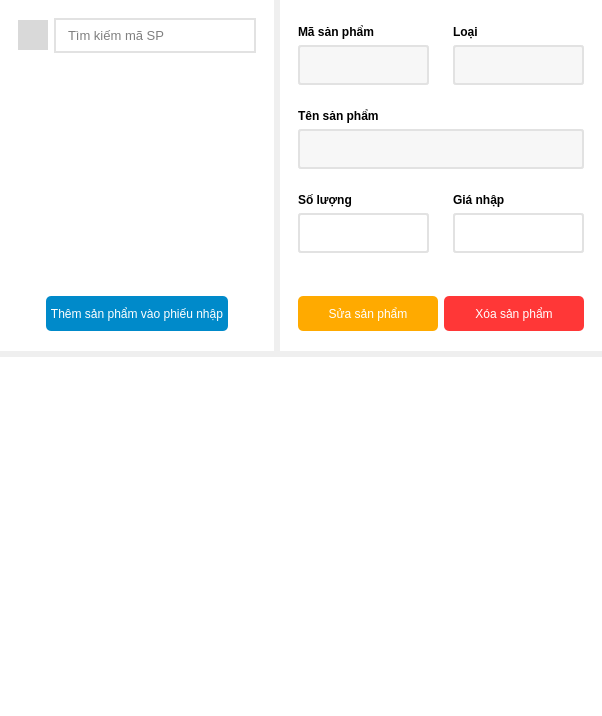
                  <widget class="QFrame" name="frame_33">
                   <property name="sizePolicy">
                    <sizepolicy hsizetype="Expanding" vsizetype="Preferred">
                     <horstretch>0</horstretch>
                     <verstretch>0</verstretch>
                    </sizepolicy>
                   </property>
                   <property name="styleSheet">
                    <string notr="true">border:none;</string>
                   </property>
                   <property name="frameShape">
                    <enum>QFrame::StyledPanel</enum>
                   </property>
                   <property name="frameShadow">
                    <enum>QFrame::Raised</enum>
                   </property>
                   <layout class="QVBoxLayout" name="verticalLayout_10">
                    <property name="leftMargin">
                     <number>0</number>
                    </property>
                    <property name="topMargin">
                     <number>0</number>
                    </property>
                    <property name="rightMargin">
                     <number>0</number>
                    </property>
                    <property name="bottomMargin">
                     <number>0</number>
                    </property>
                    <item alignment="Qt::AlignTop">
                     <widget class="QFrame" name="frame_35">
                      <property name="sizePolicy">
                       <sizepolicy hsizetype="Preferred" vsizetype="Expanding">
                        <horstretch>0</horstretch>
                        <verstretch>0</verstretch>
                       </sizepolicy>
                      </property>
                      <property name="minimumSize">
                       <size>
                        <width>0</width>
                        <height>2</height>
                       </size>
                      </property>
                      <property name="maximumSize">
                       <size>
                        <width>16777215</width>
                        <height>16777215</height>
                       </size>
                      </property>
                      <property name="frameShape">
                       <enum>QFrame::StyledPanel</enum>
                      </property>
                      <property name="frameShadow">
                       <enum>QFrame::Raised</enum>
                      </property>
                      <layout class="QHBoxLayout" name="horizontalLayout_30">
                       <property name="leftMargin">
                        <number>0</number>
                       </property>
                       <property name="topMargin">
                        <number>0</number>
                       </property>
                       <property name="rightMargin">
                        <number>0</number>
                       </property>
                       <property name="bottomMargin">
                        <number>0</number>
                       </property>
                       <item>
                        <widget class="QFrame" name="frame_37">
                         <property name="styleSheet">
                          <string notr="true">background-color: rgb(255, 255, 255);</string>
                         </property>
                         <property name="frameShape">
                          <enum>QFrame::StyledPanel</enum>
                         </property>
                         <property name="frameShadow">
                          <enum>QFrame::Raised</enum>
                         </property>
                         <layout class="QVBoxLayout" name="verticalLayout_12">
                          <property name="spacing">
                           <number>11</number>
                          </property>
                          <property name="bottomMargin">
                           <number>0</number>
                          </property>
                          <item>
                           <widget class="QFrame" name="frame_39">
                            <property name="styleSheet">
                             <string notr="true">border:none;</string>
                            </property>
                            <property name="frameShape">
                             <enum>QFrame::StyledPanel</enum>
                            </property>
                            <property name="frameShadow">
                             <enum>QFrame::Raised</enum>
                            </property>
                            <layout class="QHBoxLayout" name="horizontalLayout_31">
                             <item>
                              <widget class="QToolButton" name="search_product_import">
                               <property name="minimumSize">
                                <size>
                                 <width>30</width>
                                 <height>30</height>
                                </size>
                               </property>
                               <property name="cursor">
                                <cursorShape>PointingHandCursor</cursorShape>
                               </property>
                               <property name="styleSheet">
                                <string notr="true">#search_product_import{
background-color: rgb(217, 217, 217);
}
#search_product_import::hover{
background-color: rgb(200, 200, 200);
}</string>
                               </property>
                               <property name="icon">
                                <iconset resource="../../../resources/resources.qrc">
                                 <normaloff>:/UI/icons/search.svg</normaloff>:/UI/icons/search.svg</iconset>
                               </property>
                              </widget>
                             </item>
                             <item>
                              <widget class="QLineEdit" name="search_import_invoice_2">
                               <property name="minimumSize">
                                <size>
                                 <width>0</width>
                                 <height>35</height>
                                </size>
                               </property>
                               <property name="font">
                                <font>
                                 <pointsize>10</pointsize>
                                </font>
                               </property>
                               <property name="styleSheet">
                                <string notr="true">border: 2px solid rgb(226, 226, 226);    
padding-left: 10px;

</string>
                               </property>
                               <property name="text">
                                <string/>
                               </property>
                               <property name="placeholderText">
                                <string>Tìm kiếm mã SP</string>
                               </property>
                              </widget>
                             </item>
                            </layout>
                           </widget>
                          </item>
                          <item>
                           <widget class="QTableWidget" name="product_tableWidget_3">
                            <property name="styleSheet">
                             <string notr="true">QTableWidget {
    font: 13px &quot;Segoe UI&quot;;
	border:none;
}

QHeaderView::section {
    background-color: #2980b9;
    color: white;
    padding: 6px;
	border: 1px solid rgb(191, 191, 191);
    font-weight: bold;
}

QTableWidget::item {
    padding: 6px;
    border: none;
}

QTableWidget::item:selected {
    background-color: #cce5ff;
	border: 1px solid #2980b9;
    color: black;

}


QTableWidget QScrollBar:vertical {
    background: #f0f0f0;
    width: 10px;
    margin: 0px 0px 0px 0px;
    border: none;
    border-radius: 5px;
}

QTableWidget QScrollBar::handle:vertical {
    background: #7aa5d2;
    min-height: 30px;
    border-radius: 5px;
}

QTableWidget QScrollBar::handle:vertical:hover {
    background: #5a92c4;
}

QTableWidget QScrollBar::add-line:vertical, 
QTableWidget QScrollBar::sub-line:vertical {
    background: none;
    height: 0px;
}

QTableWidget QScrollBar::add-page:vertical, 
QTableWidget QScrollBar::sub-page:vertical {
    background: none;
}
</string>
                            </property>
                           </widget>
                          </item>
                          <item>
                           <widget class="QFrame" name="frame_48">
                            <property name="frameShape">
                             <enum>QFrame::StyledPanel</enum>
                            </property>
                            <property name="frameShadow">
                             <enum>QFrame::Raised</enum>
                            </property>
                            <layout class="QHBoxLayout" name="horizontalLayout_35">
                             <property name="topMargin">
                              <number>20</number>
                             </property>
                             <property name="bottomMargin">
                              <number>20</number>
                             </property>
                             <item>
                              <widget class="QToolButton" name="add_product_import">
                               <property name="minimumSize">
                                <size>
                                 <width>0</width>
                                 <height>35</height>
                                </size>
                               </property>
                               <property name="styleSheet">
                                <string notr="true">#add_product_import{
	background-color: rgb(0, 138, 202);
	color: rgb(255, 255, 255);
	font: 15px &quot;Segoe UI&quot;;
	border-radius:5px;
}
#add_product_import::hover{
	
	
	background-color: rgb(0, 85, 127);
}</string>
                               </property>
                               <property name="text">
                                <string>Thêm sản phẩm vào phiếu nhập</string>
                               </property>
                              </widget>
                             </item>
                            </layout>
                           </widget>
                          </item>
                         </layout>
                        </widget>
                       </item>
                       <item>
                        <widget class="QFrame" name="frame_38">
                         <property name="styleSheet">
                          <string notr="true">background-color: rgb(255, 255, 255);</string>
                         </property>
                         <property name="frameShape">
                          <enum>QFrame::StyledPanel</enum>
                         </property>
                         <property name="frameShadow">
                          <enum>QFrame::Raised</enum>
                         </property>
                         <layout class="QVBoxLayout" name="verticalLayout_11">
                          <property name="bottomMargin">
                           <number>0</number>
                          </property>
                          <item alignment="Qt::AlignTop">
                           <widget class="QFrame" name="frame_41">
                            <property name="frameShape">
                             <enum>QFrame::StyledPanel</enum>
                            </property>
                            <property name="frameShadow">
                             <enum>QFrame::Raised</enum>
                            </property>
                            <layout class="QVBoxLayout" name="verticalLayout_37">
                             <property name="leftMargin">
                              <number>0</number>
                             </property>
                             <property name="topMargin">
                              <number>0</number>
                             </property>
                             <property name="rightMargin">
                              <number>0</number>
                             </property>
                             <property name="bottomMargin">
                              <number>0</number>
                             </property>
                             <item>
                              <widget class="QFrame" name="frame_60">
                               <property name="frameShape">
                                <enum>QFrame::StyledPanel</enum>
                               </property>
                               <property name="frameShadow">
                                <enum>QFrame::Raised</enum>
                               </property>
                               <layout class="QHBoxLayout" name="horizontalLayout_41">
                                <property name="leftMargin">
                                 <number>0</number>
                                </property>
                                <property name="topMargin">
                                 <number>7</number>
                                </property>
                                <property name="rightMargin">
                                 <number>0</number>
                                </property>
                                <property name="bottomMargin">
                                 <number>0</number>
                                </property>
                                <item>
                                 <widget class="QFrame" name="frame_61">
                                  <property name="frameShape">
                                   <enum>QFrame::StyledPanel</enum>
                                  </property>
                                  <property name="frameShadow">
                                   <enum>QFrame::Raised</enum>
                                  </property>
                                  <layout class="QVBoxLayout" name="verticalLayout_35">
                                   <item>
                                    <widget class="QLabel" name="label_35">
                                     <property name="font">
                                      <font>
                                       <pointsize>9</pointsize>
                                       <weight>75</weight>
                                       <bold>true</bold>
                                      </font>
                                     </property>
                                     <property name="text">
                                      <string>Mã sản phẩm</string>
                                     </property>
                                    </widget>
                                   </item>
                                   <item>
                                    <widget class="QLineEdit" name="product_id_import">
                                     <property name="minimumSize">
                                      <size>
                                       <width>0</width>
                                       <height>40</height>
                                      </size>
                                     </property>
                                     <property name="font">
                                      <font>
                                       <family>Segoe UI</family>
                                       <pointsize>-1</pointsize>
                                       <weight>50</weight>
                                       <italic>false</italic>
                                       <bold>false</bold>
                                      </font>
                                     </property>
                                     <property name="styleSheet">
                                      <string notr="true">#product_id_import{
	border: 2px solid rgb(226, 226, 226);
	border-radius:3px;
	font: 16px &quot;Segoe UI&quot;;
background-color: rgb(247, 247, 247);
}
#product_id_import:focus{
	border: 2px solid rgb(0, 170, 255);        
    background: #ffffff;  
}</string>
                                     </property>
                                    </widget>
                                   </item>
                                  </layout>
                                 </widget>
                                </item>
                                <item>
                                 <widget class="QFrame" name="frame_62">
                                  <property name="frameShape">
                                   <enum>QFrame::StyledPanel</enum>
                                  </property>
                                  <property name="frameShadow">
                                   <enum>QFrame::Raised</enum>
                                  </property>
                                  <layout class="QVBoxLayout" name="verticalLayout_36">
                                   <item>
                                    <widget class="QLabel" name="label_36">
                                     <property name="font">
                                      <font>
                                       <pointsize>9</pointsize>
                                       <weight>75</weight>
                                       <bold>true</bold>
                                      </font>
                                     </property>
                                     <property name="text">
                                      <string>Loại</string>
                                     </property>
                                    </widget>
                                   </item>
                                   <item>
                                    <widget class="QLineEdit" name="type_import">
                                     <property name="minimumSize">
                                      <size>
                                       <width>0</width>
                                       <height>40</height>
                                      </size>
                                     </property>
                                     <property name="font">
                                      <font>
                                       <family>Segoe UI</family>
                                       <pointsize>-1</pointsize>
                                       <weight>50</weight>
                                       <italic>false</italic>
                                       <bold>false</bold>
                                      </font>
                                     </property>
                                     <property name="styleSheet">
                                      <string notr="true">#type_import{
	border: 2px solid rgb(226, 226, 226);
	border-radius:3px;
	font: 16px &quot;Segoe UI&quot;;
background-color: rgb(247, 247, 247);
}
#type_import:focus{
	border: 2px solid rgb(0, 170, 255);        
    background: #ffffff;  
}</string>
                                     </property>
                                    </widget>
                                   </item>
                                  </layout>
                                 </widget>
                                </item>
                               </layout>
                              </widget>
                             </item>
                             <item>
                              <widget class="QFrame" name="frame_55">
                               <property name="frameShape">
                                <enum>QFrame::StyledPanel</enum>
                               </property>
                               <property name="frameShadow">
                                <enum>QFrame::Raised</enum>
                               </property>
                               <layout class="QVBoxLayout" name="verticalLayout_33">
                                <item>
                                 <widget class="QLabel" name="label_33">
                                  <property name="font">
                                   <font>
                                    <pointsize>9</pointsize>
                                    <weight>75</weight>
                                    <bold>true</bold>
                                   </font>
                                  </property>
                                  <property name="text">
                                   <string>Tên sản phẩm</string>
                                  </property>
                                 </widget>
                                </item>
                                <item>
                                 <widget class="QLineEdit" name="name_import">
                                  <property name="minimumSize">
                                   <size>
                                    <width>0</width>
                                    <height>40</height>
                                   </size>
                                  </property>
                                  <property name="font">
                                   <font>
                                    <family>Segoe UI</family>
                                    <pointsize>-1</pointsize>
                                    <weight>50</weight>
                                    <italic>false</italic>
                                    <bold>false</bold>
                                   </font>
                                  </property>
                                  <property name="styleSheet">
                                   <string notr="true">#name_import{
	border: 2px solid rgb(226, 226, 226);
	border-radius:3px;
	font: 16px &quot;Segoe UI&quot;;
	background-color: rgb(247, 247, 247);
}
#name_impor:focus{
	border: 2px solid rgb(0, 170, 255);        
    background: #ffffff;  
}</string>
                                  </property>
                                 </widget>
                                </item>
                               </layout>
                              </widget>
                             </item>
                             <item>
                              <widget class="QFrame" name="frame_42">
                               <property name="frameShape">
                                <enum>QFrame::StyledPanel</enum>
                               </property>
                               <property name="frameShadow">
                                <enum>QFrame::Raised</enum>
                               </property>
                               <layout class="QHBoxLayout" name="horizontalLayout_38">
                                <property name="leftMargin">
                                 <number>0</number>
                                </property>
                                <property name="topMargin">
                                 <number>0</number>
                                </property>
                                <property name="rightMargin">
                                 <number>0</number>
                                </property>
                                <item>
                                 <widget class="QFrame" name="frame_47">
                                  <property name="frameShape">
                                   <enum>QFrame::StyledPanel</enum>
                                  </property>
                                  <property name="frameShadow">
                                   <enum>QFrame::Raised</enum>
                                  </property>
                                  <layout class="QVBoxLayout" name="verticalLayout_27">
                                   <item>
                                    <widget class="QLabel" name="label_27">
                                     <property name="font">
                                      <font>
                                       <pointsize>9</pointsize>
                                       <weight>75</weight>
                                       <bold>true</bold>
                                      </font>
                                     </property>
                                     <property name="text">
                                      <string>Số lượng</string>
                                     </property>
                                    </widget>
                                   </item>
                                   <item>
                                    <widget class="QLineEdit" name="quantity_import">
                                     <property name="minimumSize">
                                      <size>
                                       <width>0</width>
                                       <height>40</height>
                                      </size>
                                     </property>
                                     <property name="font">
                                      <font>
                                       <family>Segoe UI</family>
                                       <pointsize>-1</pointsize>
                                       <weight>50</weight>
                                       <italic>false</italic>
                                       <bold>false</bold>
                                      </font>
                                     </property>
                                     <property name="styleSheet">
                                      <string notr="true">#quantity_import{
	border: 2px solid rgb(226, 226, 226);
	border-radius:3px;
	font: 16px &quot;Segoe UI&quot;;
}
#quantity_import:focus{
	border: 2px solid rgb(0, 170, 255);        
    background: #ffffff;  
}</string>
                                     </property>
                                    </widget>
                                   </item>
                                  </layout>
                                 </widget>
                                </item>
                                <item>
                                 <widget class="QFrame" name="frame_54">
                                  <property name="frameShape">
                                   <enum>QFrame::StyledPanel</enum>
                                  </property>
                                  <property name="frameShadow">
                                   <enum>QFrame::Raised</enum>
                                  </property>
                                  <layout class="QVBoxLayout" name="verticalLayout_28">
                                   <item>
                                    <widget class="QLabel" name="label_28">
                                     <property name="font">
                                      <font>
                                       <pointsize>9</pointsize>
                                       <weight>75</weight>
                                       <bold>true</bold>
                                      </font>
                                     </property>
                                     <property name="text">
                                      <string>Giá nhập</string>
                                     </property>
                                    </widget>
                                   </item>
                                   <item>
                                    <widget class="QLineEdit" name="import_price">
                                     <property name="minimumSize">
                                      <size>
                                       <width>0</width>
                                       <height>40</height>
                                      </size>
                                     </property>
                                     <property name="font">
                                      <font>
                                       <family>Segoe UI</family>
                                       <pointsize>-1</pointsize>
                                       <weight>50</weight>
                                       <italic>false</italic>
                                       <bold>false</bold>
                                      </font>
                                     </property>
                                     <property name="styleSheet">
                                      <string notr="true">#import_price{
	border: 2px solid rgb(226, 226, 226);
	border-radius:3px;
	font: 16px &quot;Segoe UI&quot;;
}
#import_price:focus{
	border: 2px solid rgb(0, 170, 255);        
    background: #ffffff;  
}</string>
                                     </property>
                                    </widget>
                                   </item>
                                  </layout>
                                 </widget>
                                </item>
                               </layout>
                              </widget>
                             </item>
                            </layout>
                           </widget>
                          </item>
                          <item alignment="Qt::AlignHCenter">
                           <widget class="QFrame" name="frame_40">
                            <property name="frameShape">
                             <enum>QFrame::StyledPanel</enum>
                            </property>
                            <property name="frameShadow">
                             <enum>QFrame::Raised</enum>
                            </property>
                            <layout class="QHBoxLayout" name="horizontalLayout_33">
                             <property name="topMargin">
                              <number>0</number>
                             </property>
                             <property name="bottomMargin">
                              <number>0</number>
                             </property>
                             <item>
                              <widget class="QToolButton" name="update_product_import">
                               <property name="minimumSize">
                                <size>
                                 <width>140</width>
                                 <height>35</height>
                                </size>
                               </property>
                               <property name="cursor">
                                <cursorShape>PointingHandCursor</cursorShape>
                               </property>
                               <property name="styleSheet">
                                <string notr="true">#update_product_import{
	
	background-color: rgb(255, 170, 0);
	color: rgb(255, 255, 255);
	font: 15px &quot;Segoe UI&quot;;
	border-radius:5px;
}
#update_product_import::hover{
	
	background-color: rgb(206, 137, 0);
}</string>
                               </property>
                               <property name="text">
                                <string>Sửa sản phẩm</string>
                               </property>
                              </widget>
                             </item>
                             <item>
                              <widget class="QToolButton" name="delete_product_import">
                               <property name="minimumSize">
                                <size>
                                 <width>140</width>
                                 <height>35</height>
                                </size>
                               </property>
                               <property name="cursor">
                                <cursorShape>PointingHandCursor</cursorShape>
                               </property>
                               <property name="styleSheet">
                                <string notr="true">#delete_product_import{
	background-color: rgb(255, 55, 55);
	color: rgb(255, 255, 255);
	font: 15px &quot;Segoe UI&quot;;
	border-radius:5px;
}

#delete_product_import::hover{
	
	background-color: rgb(203, 0, 0);
}</string>
                               </property>
                               <property name="text">
                                <string>Xóa sản phẩm</string>
                               </property>
                              </widget>
                             </item>
                            </layout>
                           </widget>
                          </item>
                         </layout>
                        </widget>
                       </item>
                      </layout>
                     </widget>
                    </item>
                    <item>
                     <widget class="QFrame" name="frame_36">
                      <property name="sizePolicy">
                       <sizepolicy hsizetype="Expanding" vsizetype="Preferred">
                        <horstretch>0</horstretch>
                        <verstretch>0</verstretch>
                       </sizepolicy>
                      </property>
                      <property name="minimumSize">
                       <size>
                        <width>0</width>
                        <height>359</height>
                       </size>
                      </property>
                      <property name="styleSheet">
                       <string notr="true">background-color: rgb(255, 255, 255);</string>
                      </property>
                      <property name="frameShape">
                       <enum>QFrame::StyledPanel</enum>
                      </property>
                      <property name="frameShadow">
                       <enum>QFrame::Raised</enum>
                      </property>
                      <layout class="QHBoxLayout" name="horizontalLayout_36">
                       <item>
                        <widget class="QTableWidget" name="product_tableWidget_4">
                         <property name="font">
                          <font>
                           <family>Segoe UI</family>
                           <pointsize>-1</pointsize>
                           <weight>50</weight>
                           <italic>false</italic>
                           <bold>false</bold>
                          </font>
                         </property>
                         <property name="styleSheet">
                          <string notr="true">QTableWidget {
    font: 13px &quot;Segoe UI&quot;;
	border:none;
}

QHeaderView::section {
    background-color: #2980b9;
    color: white;
    padding: 6px;
	border: 1px solid rgb(191, 191, 191);
    font-weight: bold;
}

QTableWidget::item {
    padding: 6px;
    border: none;
}

QTableWidget::item:selected {
    background-color: #cce5ff;
	border: 1px solid #2980b9;
    color: black;

}


QTableWidget QScrollBar:vertical {
    background: #f0f0f0;
    width: 10px;
    margin: 0px 0px 0px 0px;
    border: none;
    border-radius: 5px;
}

QTableWidget QScrollBar::handle:vertical {
    background: #7aa5d2;
    min-height: 30px;
    border-radius: 5px;
}

QTableWidget QScrollBar::handle:vertical:hover {
    background: #5a92c4;
}

QTableWidget QScrollBar::add-line:vertical, 
QTableWidget QScrollBar::sub-line:vertical {
    background: none;
    height: 0px;
}

QTableWidget QScrollBar::add-page:vertical, 
QTableWidget QScrollBar::sub-page:vertical {
    background: none;
}
</string>
                         </property>
                        </widget>
                       </item>
                      </layout>
                     </widget>
                    </item>
                   </layout>
                  </widget>
